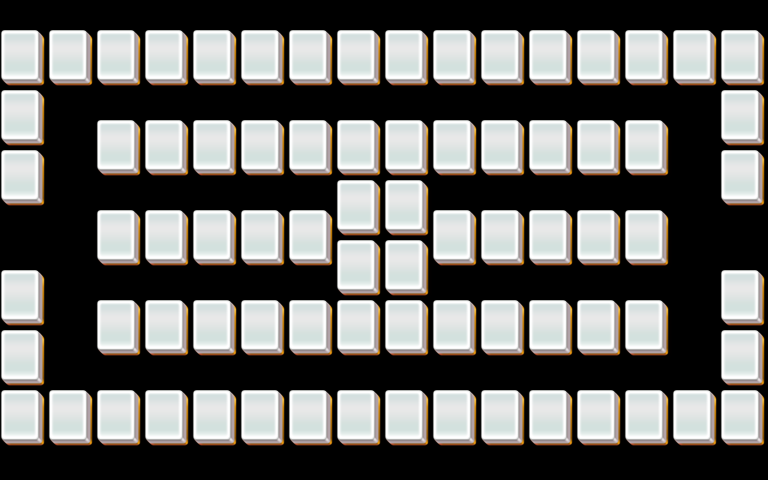

Below is a game level as drawn by its tile map, then a one-line description and the .tmx that defines it (tile-layer data replaced by summaries):
An orthogonal 32x16 tile map with 24x30 px tiles, 5 tile layers (layer1, layer2, layer3, layer4, ...).

<map version="1.0" orientation="orthogonal" width="32" height="16" tilewidth="24" tileheight="30">
 <properties>
  <property name="species" value="15" />
 </properties>
 <tileset firstgid="1" name="mahjong" tilewidth="48" tileheight="60">
  <image source="mahjong.png" />
 </tileset>
 <layer name="layer1" width="32" height="16">
  <data>[512 cells, 78 non-empty, 1 distinct tile ids]</data>
 </layer>
 <layer name="layer2" width="32" height="16">
  <data>[512 cells, 78 non-empty, 1 distinct tile ids]</data>
 </layer>
 <layer name="layer3" width="32" height="16">
  <data>[512 cells, 0 non-empty, 0 distinct tile ids]</data>
 </layer>
 <layer name="layer4" width="32" height="16">
  <data>[512 cells, 0 non-empty, 0 distinct tile ids]</data>
 </layer>
 <layer name="layer5" width="32" height="16">
  <data>[512 cells, 0 non-empty, 0 distinct tile ids]</data>
 </layer>
</map>
